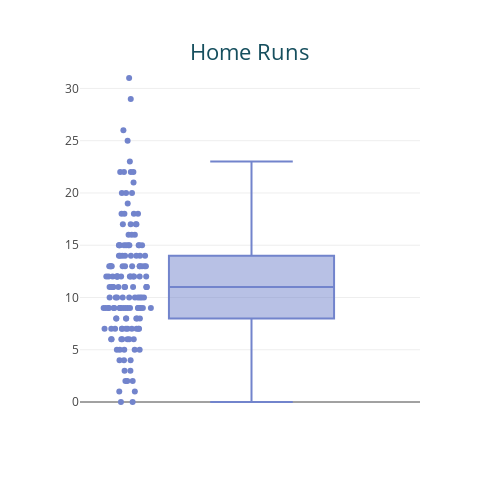

This figure's notebook cell:
### Code cell
fig_23 = px.box(
    df.query("Season==2023"),
    y = "HR",
    points="all",
    hover_name = "Name",
    height = 500,
    width = 500,
)

fig_23.update_traces(marker=dict(color="#7284cc"))

fig_23.update_layout(
    title=dict(text="Home Runs", font=dict(size=22), automargin=True, yref='paper'),
    title_font_color="#164f5e",
    yaxis=dict(title=""),
    xaxis=dict(title="")
)

### Figure 1 — Plotly figure (JSON) as saved in the notebook; plotly's stock layout.template omitted (floating-point values rounded to 4 significant figures; data arrays with more than 128 entries replaced by an {"elided": "..."} marker saying what was removed)
{"data": [{"alignmentgroup": "True", "boxpoints": "all", "hovertemplate": "<b>%{hovertext}</b><br><br>HR=%{y}<extra></extra>", "hovertext": {"elided": "151 str values"}, "legendgroup": "", "marker": {"color": "#7284cc"}, "name": "", "notched": false, "offsetgroup": "", "orientation": "v", "showlegend": false, "type": "box", "x0": " ", "xaxis": "x", "y": {"elided": "151 int values"}, "y0": " ", "yaxis": "y"}], "layout": {"boxmode": "group", "height": 500, "legend": {"tracegroupgap": 0}, "margin": {"t": 60}, "title": {"automargin": true, "font": {"color": "#164f5e", "size": 22}, "text": "Home Runs", "yref": "paper"}, "width": 500, "xaxis": {"anchor": "y", "domain": [0, 1], "title": {"text": ""}}, "yaxis": {"anchor": "x", "domain": [0, 1], "title": {"text": ""}}}}
